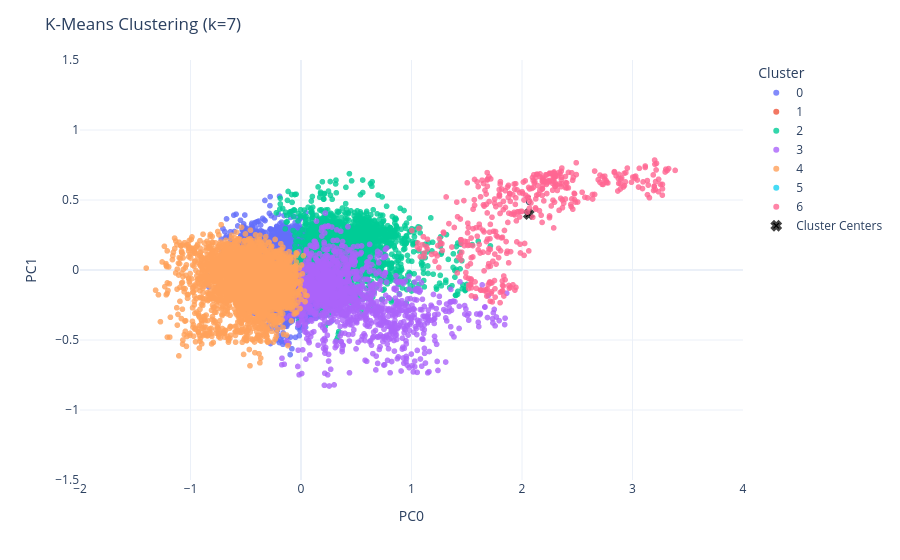

Notebook code for this chart:
### Code cell
# plot colorcoding by cluser
fig = px.scatter(
    pca,
    x=pca[0],
    y=pca[1],
    color="cluster",
    opacity=0.8,
    category_orders={"cluster": cluster_order}
)

fig.add_trace(
    go.Scatter(
        x=centers_df["PC0"],
        y=centers_df["PC1"],
        mode="markers+text",
        marker=dict(color="black", symbol="x", size=8, line=dict(width=2)),
        text=centers_df["cluster"],          # label each center
        textposition="top center",
        name="Cluster Centers",
        showlegend=True
    )
)

fig.update_layout(
    title="K-Means Clustering (k=7)",
    xaxis_title="PC0",
    yaxis_title="PC1",
    template="plotly_white",
    xaxis_range=[-2, 4],
    yaxis_range=[-1.5,1.5], 
    legend_title_text = "Cluster"
)

fig.write_image('7_Kmeans_cluster.png')
fig.show()

### Figure 1 — Plotly figure (JSON) as saved in the notebook; plotly's stock layout.template omitted (floating-point values rounded to 4 significant figures; data arrays with more than 128 entries replaced by an {"elided": "..."} marker saying what was removed)
{"data": [{"hovertemplate": "cluster=0<br>0=%{x}<br>1=%{y}<extra></extra>", "legendgroup": "0", "marker": {"color": "#636efa", "opacity": 0.8, "symbol": "circle"}, "mode": "markers", "name": "0", "showlegend": true, "type": "scattergl", "x": {"elided": "7167 float values"}, "xaxis": "x", "y": {"elided": "7167 float values"}, "yaxis": "y"}, {"hovertemplate": "cluster=1<br>0=%{x}<br>1=%{y}<extra></extra>", "legendgroup": "1", "marker": {"color": "#EF553B", "opacity": 0.8, "symbol": "circle"}, "mode": "markers", "name": "1", "showlegend": true, "type": "scattergl", "x": [227.8, 42.44], "xaxis": "x", "y": [33.49, -51.05], "yaxis": "y"}, {"hovertemplate": "cluster=2<br>0=%{x}<br>1=%{y}<extra></extra>", "legendgroup": "2", "marker": {"color": "#00cc96", "opacity": 0.8, "symbol": "circle"}, "mode": "markers", "name": "2", "showlegend": true, "type": "scattergl", "x": {"elided": "2453 float values"}, "xaxis": "x", "y": {"elided": "2453 float values"}, "yaxis": "y"}, {"hovertemplate": "cluster=3<br>0=%{x}<br>1=%{y}<extra></extra>", "legendgroup": "3", "marker": {"color": "#ab63fa", "opacity": 0.8, "symbol": "circle"}, "mode": "markers", "name": "3", "showlegend": true, "type": "scattergl", "x": {"elided": "1472 float values"}, "xaxis": "x", "y": {"elided": "1472 float values"}, "yaxis": "y"}, {"hovertemplate": "cluster=4<br>0=%{x}<br>1=%{y}<extra></extra>", "legendgroup": "4", "marker": {"color": "#FFA15A", "opacity": 0.8, "symbol": "circle"}, "mode": "markers", "name": "4", "showlegend": true, "type": "scattergl", "x": {"elided": "3474 float values"}, "xaxis": "x", "y": {"elided": "3474 float values"}, "yaxis": "y"}, {"hovertemplate": "cluster=5<br>0=%{x}<br>1=%{y}<extra></extra>", "legendgroup": "5", "marker": {"color": "#19d3f3", "opacity": 0.8, "symbol": "circle"}, "mode": "markers", "name": "5", "showlegend": true, "type": "scattergl", "x": [-57.95, -7.499], "xaxis": "x", "y": [76.28, 200.1], "yaxis": "y"}, {"hovertemplate": "cluster=6<br>0=%{x}<br>1=%{y}<extra></extra>", "legendgroup": "6", "marker": {"color": "#FF6692", "opacity": 0.8, "symbol": "circle"}, "mode": "markers", "name": "6", "showlegend": true, "type": "scattergl", "x": {"elided": "410 float values"}, "xaxis": "x", "y": {"elided": "410 float values"}, "yaxis": "y"}, {"marker": {"color": "black", "line": {"width": 2}, "size": 8, "symbol": "x"}, "mode": "markers+text", "name": "Cluster Centers", "showlegend": true, "text": ["0", "1", "2", "3", "4", "5", "6"], "textposition": "top center", "type": "scatter", "x": [-0.142, 135.1, 0.3909, 0.4339, -0.4733, -32.72, 2.061], "y": [-0.01626, -8.778, 0.1122, -0.1929, -0.08644, 138.2, 0.3989]}], "layout": {"legend": {"title": {"text": "Cluster"}, "tracegroupgap": 0}, "margin": {"t": 60}, "title": {"text": "K-Means Clustering (k=7)"}, "xaxis": {"anchor": "y", "domain": [0, 1], "range": [-2, 4], "title": {"text": "PC0"}}, "yaxis": {"anchor": "x", "domain": [0, 1], "range": [-1.5, 1.5], "title": {"text": "PC1"}}}}
